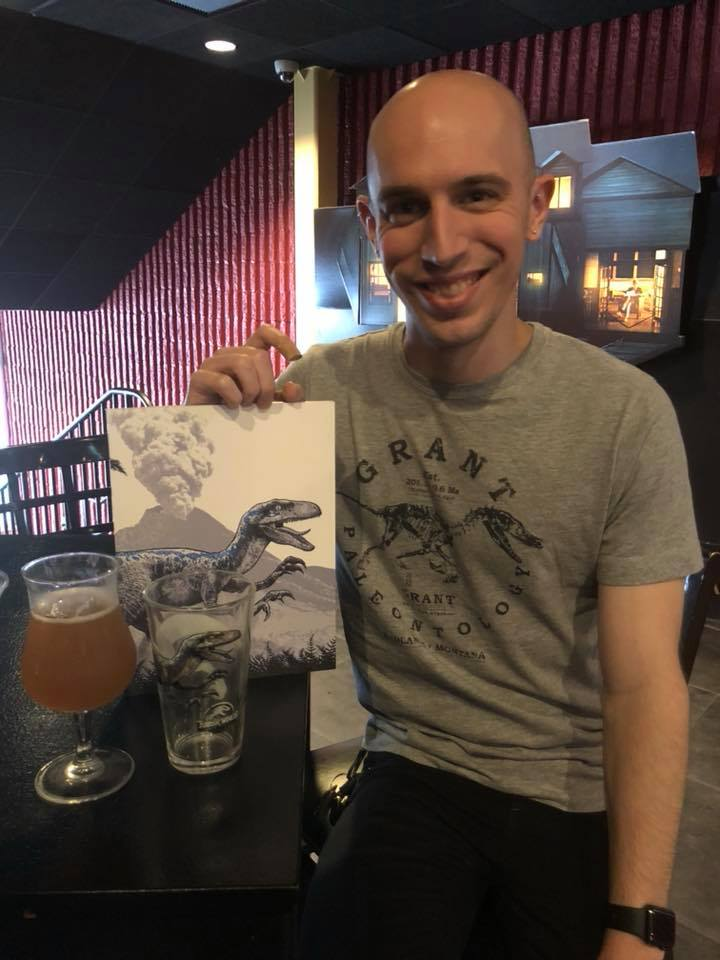
#> input picture images/adrian.jpg, 720 x 960 px, given in place of the camera
$ python yawn.py   (Python 2 division)   (older library calls are emulated)
#> lines starting #> are read from the running program, lines starting #| are printed output that depends on the picture
#import cv
import cv2
import numpy as np
import time
import sys

path = "classifiers/haar-face.xml"
faceCascade = cv2.CascadeClassifier(path)


# Variable used to hold the ratio of the contour area to the ROI
ratio = 0

# variable used to hold the average time duration of the yawn
global yawnStartTime
yawnStartTime = 0

# Flag for testing the start time of the yawn
global isFirstTime
isFirstTime = True

# List to hold yawn ratio count and timestamp
yawnRatioCount = []

# Yawn Counter
yawnCounter = 0

# yawn time
averageYawnTime = 2.5

"""
Find the second largest contour in the ROI;
Largest is the contour of the bottom half of the face.
Second largest is the lips and mouth when yawning.
"""
def calculateContours(image, contours):
    cv2.drawContours(image, contours, -1, (0,255,0), 3)
    maxArea = 0
    secondMax = 0
    maxCount = 0
    secondmaxCount = 0
    for i in contours:
        count = i
        area = cv2.contourArea(count)
        if maxArea < area:
            secondMax = maxArea
            maxArea = area
            secondmaxCount = maxCount
            maxCount = count
        elif (secondMax < area):
            secondMax = area
            secondmaxCount = count

    return [secondmaxCount, secondMax]

"""
Thresholds the image and converts it to binary
"""
def thresholdContours(mouthRegion, rectArea):
    global ratio

    # Histogram equalize the image after converting the image from one color space to another
    # Here, converted to greyscale
    imgray = cv2.equalizeHist(cv2.cvtColor(mouthRegion, cv2.COLOR_BGR2GRAY))

    # Thresholding the image => outputs a binary image.
    # Convert each pixel to 255 if that pixel each exceeds 64. Else convert it to 0.
    ret,thresh = cv2.threshold(imgray, 64, 255, cv2.THRESH_BINARY)

    # Finds contours in a binary image
    # Constructs a tree like structure to hold the contours
    # Contouring is done by having the contoured region made by of small rectangles and storing only the end points
    # of the rectangle
    _, contours, hierarchy = cv2.findContours(thresh, cv2.RETR_TREE, cv2.CHAIN_APPROX_SIMPLE)

    returnValue = calculateContours(mouthRegion, contours)

    # returnValue[0] => secondMaxCount
    # returnValue[1] => Area of the contoured region.
    secondMaxCount = returnValue[0]
    contourArea = returnValue[1]

    ratio = contourArea / rectArea

    # Draw contours in the image passed. The contours are stored as vectors in the array.
    # -1 indicates the thickness of the contours. Change if needed.
    if(isinstance(secondMaxCount, np.ndarray) and len(secondMaxCount) > 0):
        cv2.drawContours(mouthRegion, [secondMaxCount], 0, (255,0,0), -1)

"""
Isolates the region of interest and detects if a yawn has occured.
"""
def yawnDetector(video_capture):
    global ratio, yawnStartTime, isFirstTime, yawnRatioCount, yawnCounter

    # Capture frame-by-frame
    ret, frame = video_capture.read()

    gray = cv2.equalizeHist(cv2.cvtColor(frame, cv2.COLOR_BGR2GRAY))
    gray = cv2.GaussianBlur(gray, (5, 5), 0)

    faces = faceCascade.detectMultiScale(
        gray,
        scaleFactor=1.1,
        minNeighbors=5,
        minSize=(50, 50),
        flags=cv2.CASCADE_SCALE_IMAGE
        #flags=cv2.cv.CV_HAAR_SCALE_IMAGE
    )

    # Draw a rectangle around the faces
    for (x, y, w, h) in faces:
        cv2.rectangle(frame, (x, y), (x+w, y+h), (0, 255, 0), 2)

        # Isolate the ROI as the mouth region
        widthOneCorner = (x + (w / 4))
        widthOtherCorner = x + ((3 * w) / 4)
        heightOneCorner = y + (11 * h / 16)
        heightOtherCorner = y + h

        # Indicate the region of interest as the mouth by highlighting it in the window.
        cv2.rectangle(frame, (widthOneCorner, heightOneCorner), (widthOtherCorner, heightOtherCorner),(0,0,255), 2)

        # mouth region
        mouthRegion = frame[heightOneCorner:heightOtherCorner, widthOneCorner:widthOtherCorner]

        # Area of the bottom half of the face rectangle
        rectArea = (w*h)/2

        if(len(mouthRegion) > 0):
            thresholdContours(mouthRegion, rectArea)

        print "Current probablity of yawn: " + str(round(ratio*1000, 2)) + "%"
        print "Length of yawnCounter: " + str(len(yawnRatioCount))

        if(ratio > 0.06):
            if(isFirstTime is True):
                isFirstTime = False
                yawnStartTime = time.time()

            # If the mouth is open for more than 2.5 seconds, classify it as a yawn
            if((time.time() - yawnStartTime) >= averageYawnTime):
                yawnCounter += 1
                yawnRatioCount.append(yawnCounter)

                if(len(yawnRatioCount) > 8):
                    # Reset all variables
                    isFirstTime = True
                    yawnStartTime = 0
                    return True


    # Display the resulting frame
    cv2.namedWindow('yawnVideo')
    cv2.imshow('yawnVideo', frame)
    time.sleep(0.025)
    if cv2.waitKey(1) & 0xFF == ord('q'):
        sys.exit(0)

    return False

"""
Main
"""
def main():
    # Capture from web camera
    yawnCamera = cv2.VideoCapture(0)

    while True:
        returnValue = (yawnDetector(yawnCamera), 'yawn')
        if returnValue[0]:
            print "Yawn detected!"
#> this loop made 1 pass; (key q is pressed on pass 1)
#> faces in yawnDetector on pass 1: [[332, 537, 55, 55], [337, 117, 212, 212]]
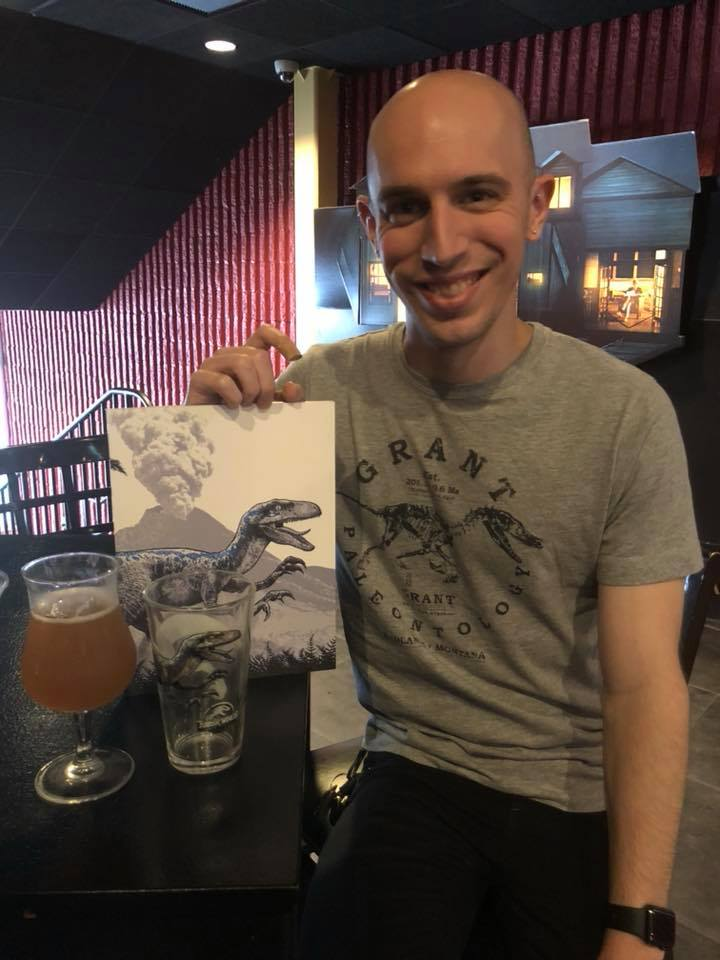
#> input picture images/adrian.jpg, 720 x 960 px, given in place of the camera
#> pass 1, in yawnDetector, `gray = cv2.equalizeHist(cv2.cvtColor(frame, cv2.COLOR_BGR2GRAY))`:
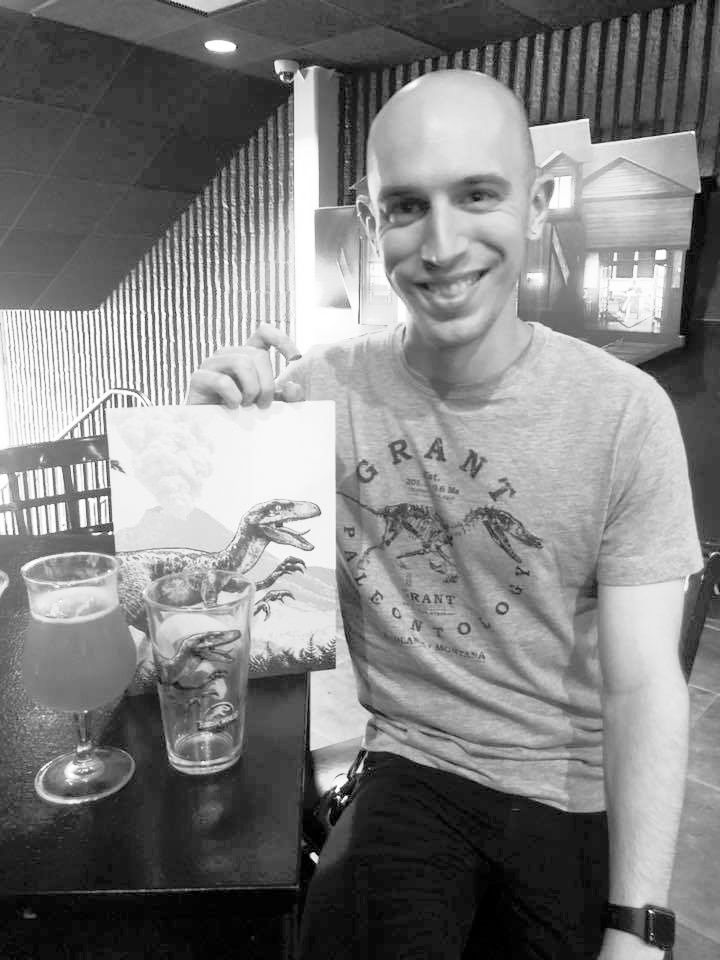
#> gray: shape (960, 720); min 0, max 255, mean 128.4
#> pass 1, in yawnDetector, `cv2.imshow('yawnVideo', frame)`:
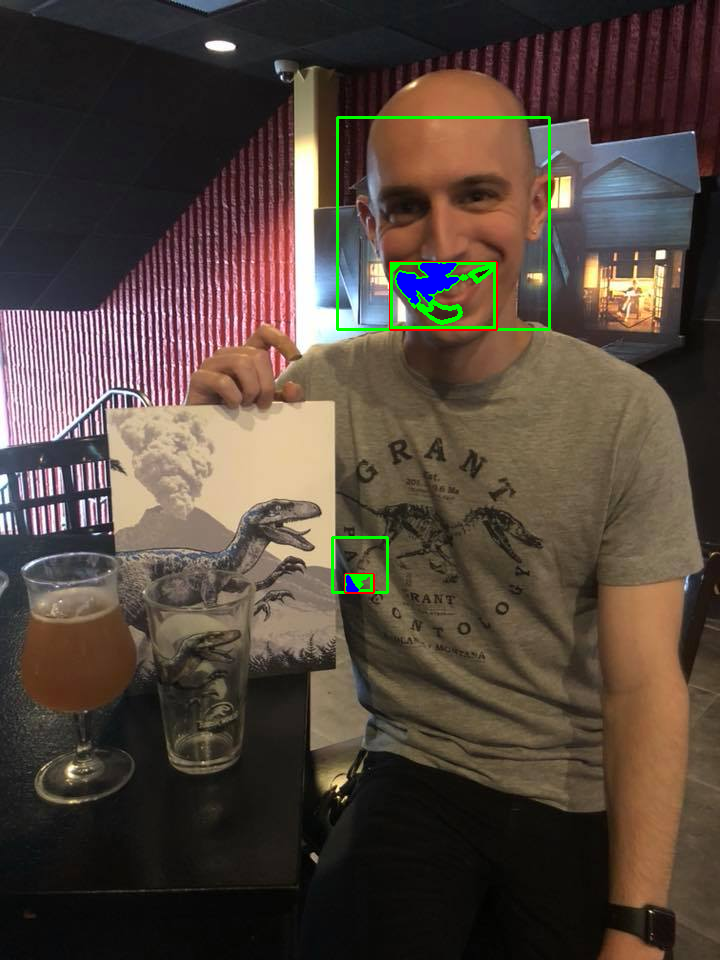
#> window 'yawnVideo': shape (960, 720, 3); mean B, G, R 60.3, 69.8, 82.8
        # When everything is done, release the capture
        #yawnCamera.release()
        #cv2.destroyWindow('yawnVideo')
        #return returnValue


main()
#> (the program exits here)

$ run again, on images/shubham.jpg
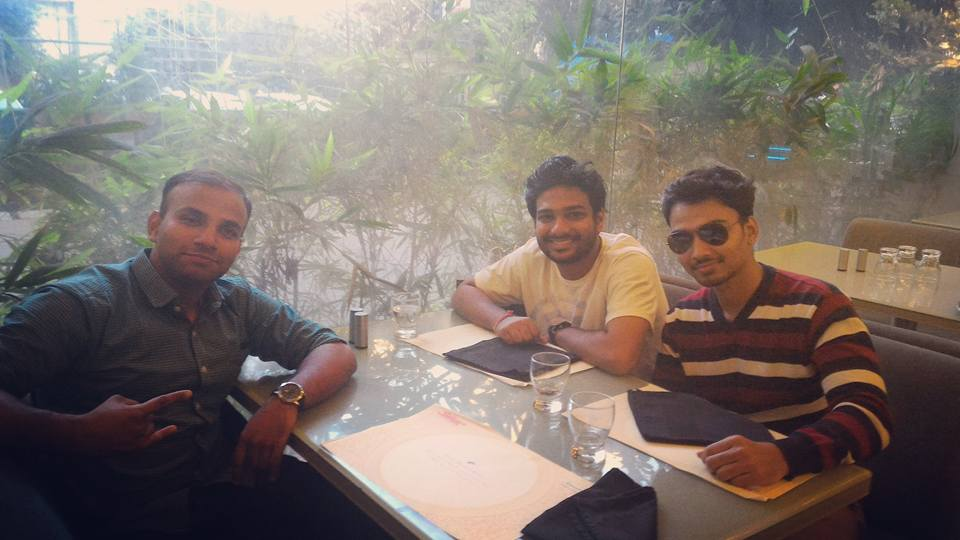
#> input picture images/shubham.jpg, 960 x 540 px, given in place of the camera
#> the loop in main, `while True:` made 1 pass; (key q is pressed on pass 1)
#> faces in yawnDetector on pass 1: [[524, 185, 76, 76], [653, 200, 97, 97]]
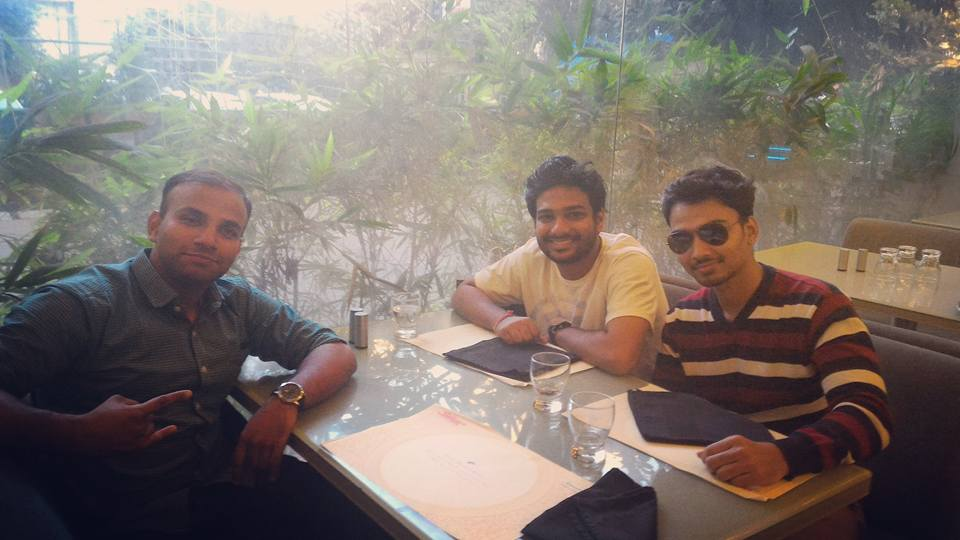
#> input picture images/shubham.jpg, 960 x 540 px, given in place of the camera
#> pass 1, in yawnDetector, `gray = cv2.equalizeHist(cv2.cvtColor(frame, cv2.COLOR_BGR2GRAY))`:
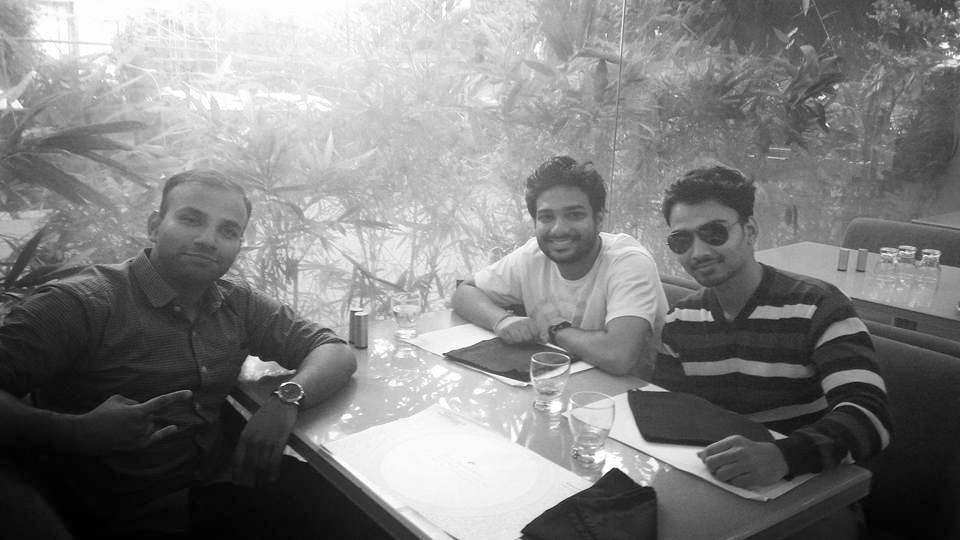
#> gray: shape (540, 960); min 0, max 255, mean 128.1
#> pass 1, in yawnDetector, `cv2.imshow('yawnVideo', frame)`:
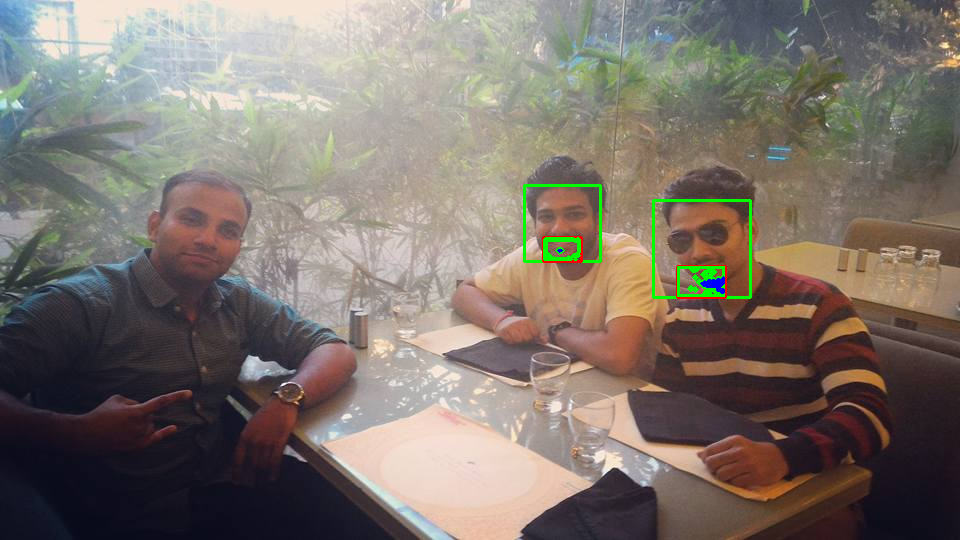
#> window 'yawnVideo': shape (540, 960, 3); mean B, G, R 108.1, 115.9, 125

$ run again, on images/shubham.png
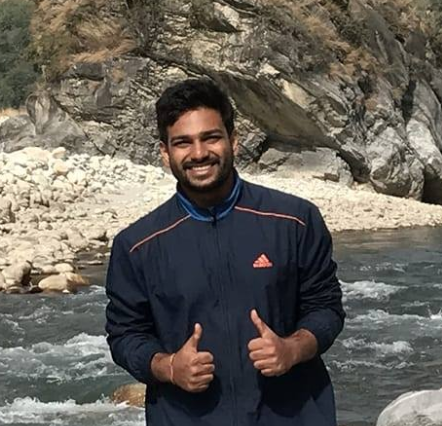
#> input picture images/shubham.png, 442 x 426 px, given in place of the camera
#> the loop in main, `while True:` made 1 pass; (key q is pressed on pass 1)
#> faces in yawnDetector on pass 1: [[160, 109, 77, 77]]
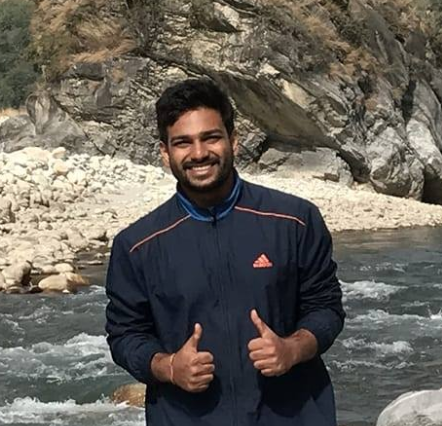
#> input picture images/shubham.png, 442 x 426 px, given in place of the camera
#> pass 1, in yawnDetector, `gray = cv2.GaussianBlur(gray, (5, 5), 0)`:
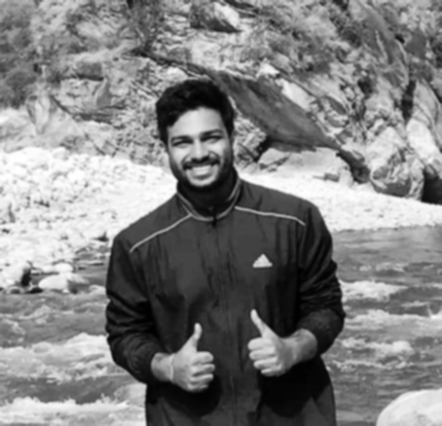
#> gray: shape (426, 442); min 0, max 255, mean 128.1
#> pass 1, in yawnDetector, `cv2.imshow('yawnVideo', frame)`:
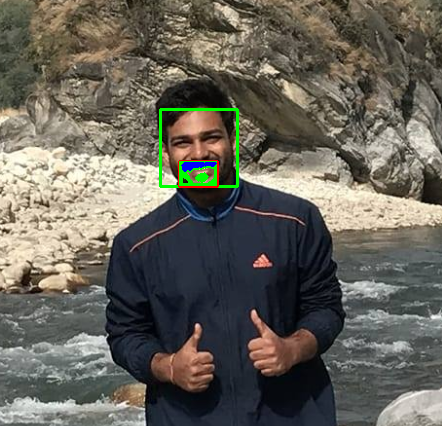
#> window 'yawnVideo': shape (426, 442, 3); mean B, G, R 90.2, 99.8, 102.8
